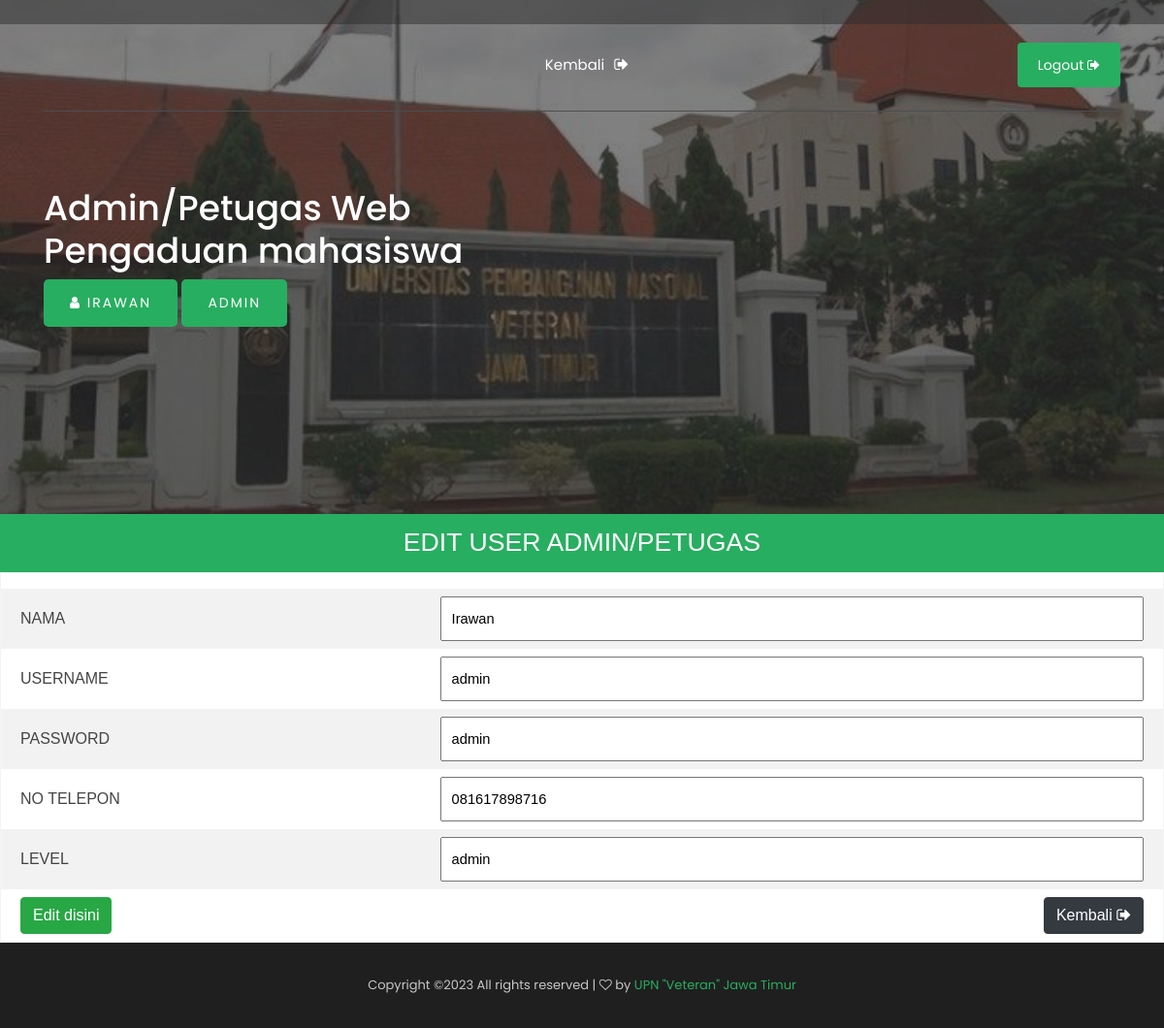
Page /edit_user_admin.php?id=1 (signed in) on the committed database.
### tables this page shows
CREATE TABLE
    `petugas` (
        `id_petugas` int(11) NOT NULL AUTO_INCREMENT,
        `nama_petugas` varchar(35) NOT NULL,
        `username` varchar(25) NOT NULL,
        `password` varchar(32) NOT NULL,
        `tlp` varchar(13) NOT NULL,
        `level` enum('admin', 'petugas') NOT NULL,
        PRIMARY KEY (`id_petugas`)
    );

### edit_user_admin.php (the view, shortened to what this page needs)
<?php
include 'koneksi.php';
$id = $_GET ['id'];
$p = mysqli_query ($conn, "SELECT * FROM petugas WHERE id_petugas = '$id'");
$data = mysqli_fetch_array ($p);
if(!isset ($_SESSION['nama_petugas'])){
	header ("location: index.php");
	}else{
?>
<!doctype html>
<html class="no-js" lang="zxx">
<head>
   <link rel="stylesheet" href="css/bootstrap.min.css">
    <link rel="stylesheet" href="css/owl.carousel.min.css">
    <link rel="stylesheet" href="css/magnific-popup.css">
    <link rel="stylesheet" href="css/font-awesome.min.css">
    <link rel="stylesheet" href="css/style.css">
</head>
<body>
    <header>
        <div class="header-area ">
            <div class="header-top_area d-none d-lg-block">
                <div class="container">
                    <div class="row">
                        <div class="col-xl-6 col-md-6 ">
                        </div>
                        <div class="col-xl-6 col-md-6">
                        </div>
                    </div>
                </div>
            </div>
            <div id="sticky-header" class="main-header-area">
                <div class="container">
                    <div class="header_bottom_border">
                        <div class="row align-items-center">
                            <div class="col-xl-3 col-lg-2">
                                <div class="logo">
                                </div>
                            </div>
                            <div class="col-xl-6 col-lg-7">
                                <div class="main-menu  d-none d-lg-block">
                                    <nav>
                                        <ul id="navigation">
<?php
$level = $_SESSION ['level'] == 'petugas';
if ($level == 'petugas') {
?>
                                     <i class="fa fa-home" style="color:white"><li><a class="active" href="admin_petugas.php">Home</a></li></i>
                                     <i class="fa fa-bar-chart" style="color:white"><li><a class="active" href="data_pengaduan.php">Pengaduan</a></li></i>
                                    <?php }else{ ?>
                                     <li><a class="active" href="user_admin.php">Kembali</a></li><i class="fa fa-sign-out" style="color:white"></i>
                                     <?php } ?>
</ul>
                                    </nav>
                                </div>
                            </div>
                            <div class="col-xl-3 col-lg-3 d-none d-lg-block">
                                <div class="Appointment">
                                    <div class="book_btn d-none d-lg-block">
                                        <a href="logout.php" onclick="return confirm('Yakin Ingin Logout?')">Logout <i class="fa fa-sign-out"></i></a>
                                    </div>
                                </div>
                            </div>
                            <div class="col-12">
                            </div>
                        </div>
                    </div>
                </div>
            </div>
        </div>
    </header>
    <div class="slider_area2">
        <div class="slider_active owl-carousel">
            <div class="single_slider  d-flex align-items-center slider_bg_2 overlay2">
                <div class="container">
                    <div class="row">
                        <div class="col-xl-12">
             <div class="slider_text ">
                                <h1 style="color:white">Admin/Petugas Web<br>
                                    Pengaduan mahasiswa</h1>
                                <div class="video_service_btn">
                                    <a href="#" class="boxed-btn3" style="text-transform: uppercase;"><i class="fa fa-user"></i> <?php echo $_SESSION['nama_petugas']?></a>
                                    <a href="#" class="boxed-btn3" style="text-transform: uppercase;"><?php echo $_SESSION['level']?></a>
                                </div>
                    </div>
                        </div>
                    </div>
                </div>
            </div>
        </div>
    </div>
    <div class="project_area">
    <p class="tulisan_input2">edit User Admin/petugas</p>
    <table class="table2" width="40%" align="center">
<form method="post">
<td><input type="hidden" name="id" value="<?php echo $data['id_petugas']?>"></td>
<tr>
<td><h7>NAMA</h7></td><td><input type="text" name="nama" class="form_input2" required  value="<?php echo $data['nama_petugas']?>"></td>
</tr>
<tr>
<td><h7>USERNAME</h7></th><td><input type="text" name="user" class="form_input2" required  value="<?php echo $data['username']?>"></td>
</tr>
<tr>
<td><h7>PASSWORD</h7></th><td><input type="text" name="pass" class="form_input2" required value="<?php echo $data['password']?>"></td>
</tr>
<tr>
<td><h7>NO TELEPON</h7></th><td><input type="text" name="tlp" class="form_input2" required  value="<?php echo $data['tlp']?>"></td>
</tr>
<tr>
<td><h7>LEVEL</h7></th><td><input type="text" name="level" class="form_input2" required value="<?php echo $data['level']?>"></td>
</tr>
<tr>
<td colspan="2"><button type="submit" class="btn btn-success" name="simpan" style="float:left; margin-right:25px;">Edit disini</button>
                <a class="btn btn-dark" href="user_admin.php" role="button" style="float:right">Kembali <i class="fa fa-sign-out" style="color:white"></i></a>
</td>
</tr>
</table>
    </div>
    <footer class="footer">
        <div class="copy-right_text">
            <div class="container">
                <div class="footer_border"></div>
                <div class="row">
                    <div class="col-xl-12">
                        <p class="copy_right text-center">
Copyright &copy;<script>document.write(new Date().getFullYear());</script> All rights reserved | <i class="fa fa-heart-o" aria-hidden="true"></i> by <a href="#" target="_blank">UPN "Veteran" Jawa Timur</a>
                        </p>
                    </div>
                </div>
            </div>
        </div>
    </footer>
</body>
</html>
<?php } ?>

### rows in the picture
petugas: nama "Irawan", user "admin", pass "admin", tlp "081617898716", level "admin"

### other values in the picture
$_SESSION['nama_petugas'] "IRAWAN"
$_SESSION['level'] "ADMIN"
